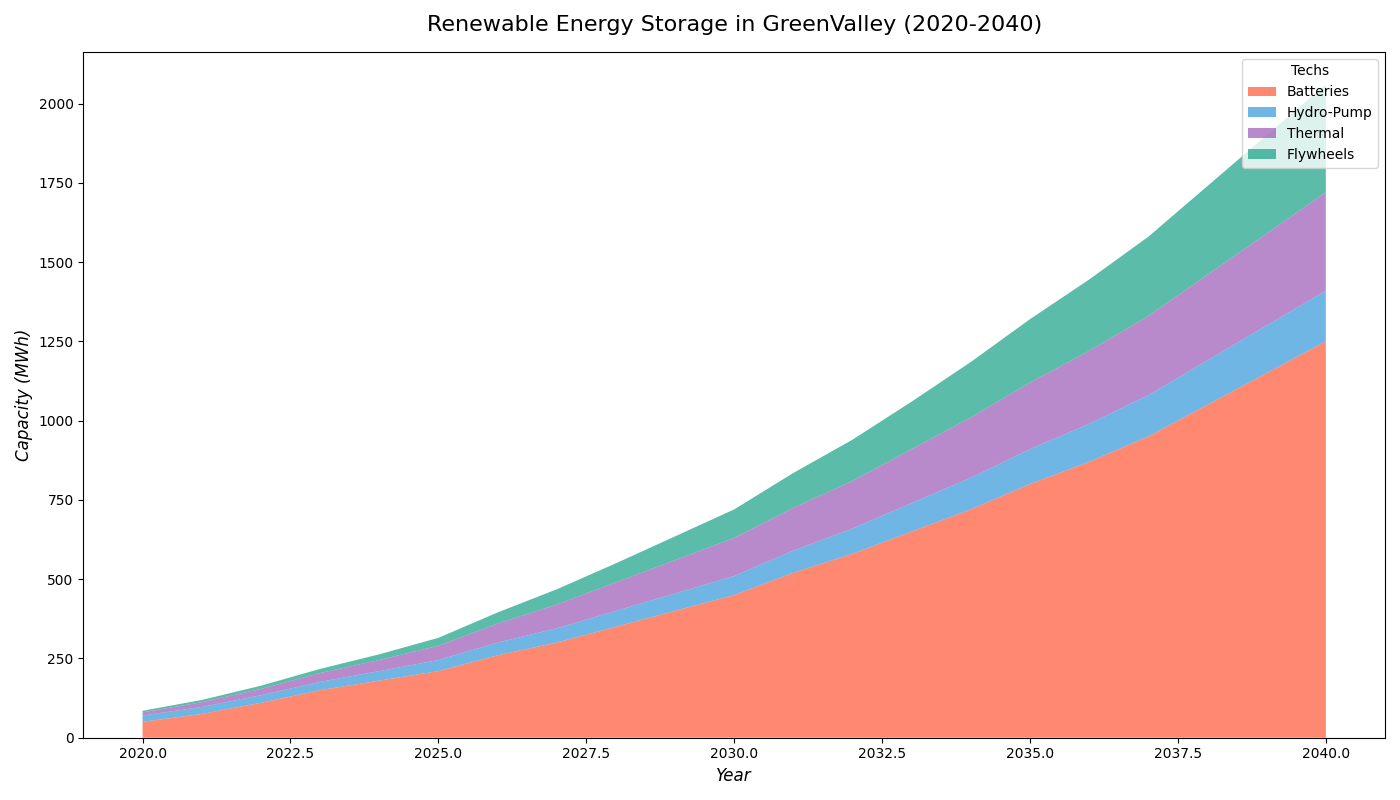

Write the Python code that produced this figure.
import matplotlib.pyplot as plt
import numpy as np

years = np.arange(2020, 2041)

batteries = np.array([50, 75, 110, 150, 180, 210, 260, 300, 350, 400, 450, 520, 580, 650, 720, 800, 870, 950, 1050, 1150, 1250])
hydropumped = np.array([20, 22, 24, 26, 30, 35, 40, 45, 50, 55, 60, 70, 80, 90, 100, 110, 120, 130, 140, 150, 160])
thermal = np.array([10, 15, 20, 28, 35, 45, 60, 75, 90, 105, 120, 135, 150, 170, 190, 210, 230, 250, 270, 290, 310])
flywheels = np.array([5, 7, 10, 13, 18, 25, 35, 48, 60, 75, 90, 110, 130, 150, 175, 200, 225, 250, 280, 310, 340])

fig, ax = plt.subplots(figsize=(14, 8))

ax.stackplot(years, batteries, hydropumped, thermal, flywheels,
             labels=['Batteries', 'Hydro-Pump', 'Thermal', 'Flywheels'],
             colors=['#FF5733', '#3498DB', '#9B59B6', '#16A085'], alpha=0.7)

ax.set_title('Renewable Energy Storage in GreenValley (2020-2040)', fontsize=16, fontweight='normal', pad=15)
ax.set_xlabel('Year', fontsize=12, fontstyle='italic')
ax.set_ylabel('Capacity (MWh)', fontsize=12, fontstyle='italic')

ax.legend(loc='upper right', title='Techs', fontsize=10)

ax.grid(False)

plt.tight_layout()

plt.show()
